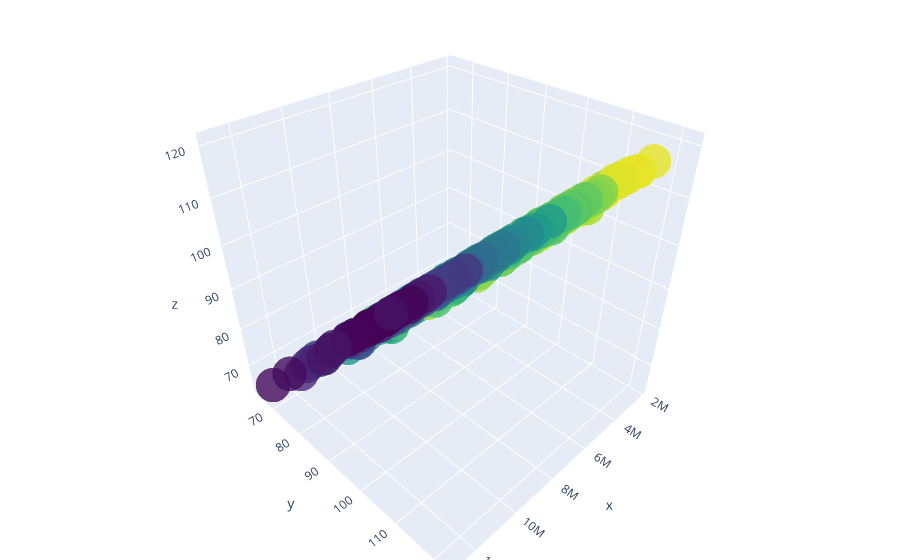

The notebook cell this image was saved under:
### Code cell
#Checking the linear relationship between volume, hihgh and low using plotly 3D scatter plot
x = df["volume"]
y = df["high"]
z = df["low"]

trace = go.Scatter3d(
    x = x, 
    y = y, 
    z = z,
    mode = "markers", 
    marker=dict(
        size = 12, 
        color = z, 
        colorscale = "Viridis", 
        opacity = 0.8))

data = [trace]

layout = go.Layout(
    margin=dict(
        l = 0, 
        r = 0, 
        b = 0, 
        t = 0))

fig = go.Figure(data=data, layout=layout)
iplot(fig, filename="Relation between 3 variables")

### Figure 1 — Plotly figure (JSON) as saved in the notebook; plotly's stock layout.template omitted (floating-point values rounded to 4 significant figures; data arrays with more than 128 entries replaced by an {"elided": "..."} marker saying what was removed)
{"data": [{"marker": {"color": {"elided": "1006 float values"}, "colorscale": [[0, "#440154"], [0.1111, "#482878"], [0.2222, "#3e4989"], [0.3333, "#31688e"], [0.4444, "#26828e"], [0.5556, "#1f9e89"], [0.6667, "#35b779"], [0.7778, "#6ece58"], [0.8889, "#b5de2b"], [1, "#fde725"]], "opacity": 0.8, "size": 12}, "mode": "markers", "type": "scatter3d", "x": {"elided": "1006 int values"}, "y": {"elided": "1006 float values"}, "z": {"elided": "1006 float values"}}], "layout": {"margin": {"b": 0, "l": 0, "r": 0, "t": 0}}}
